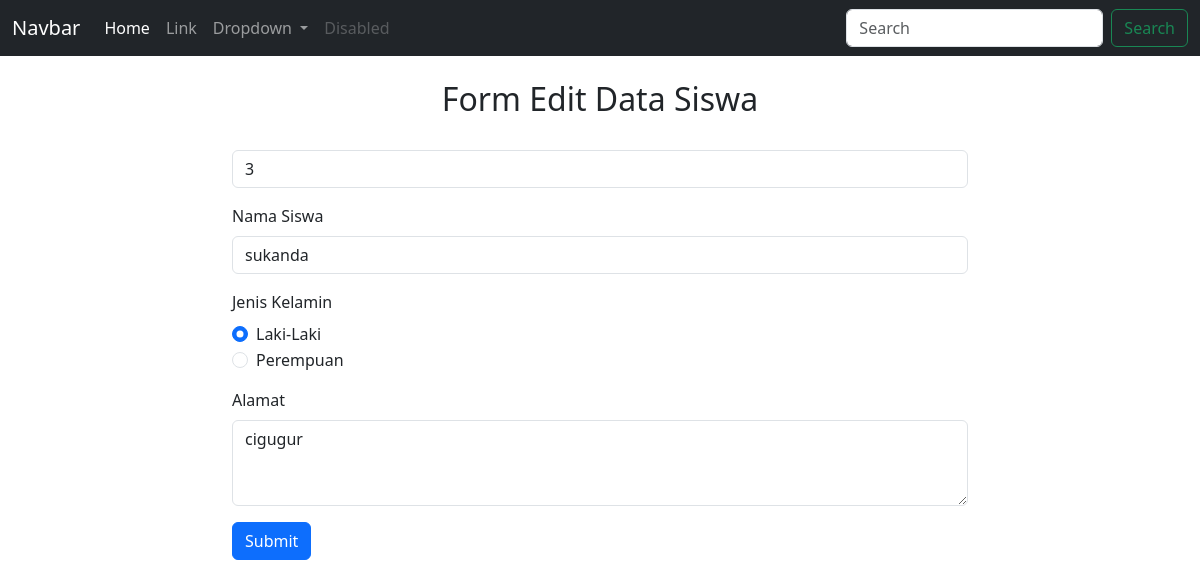
Screenshot of /views/form_edit.php?id_siswa=3&aksi=edit with the database file from the repository.
### tables this page shows
CREATE TABLE `siswa` (
  `id_siswa` int(11) NOT NULL,
  `nama_siswa` varchar(250) NOT NULL,
  `jk_siswa` varchar(10) NOT NULL,
  `alamat_siswa` varchar(250) NOT NULL
);

### controllers/c_koneksi.php (called while the page is built, shortened)
<?php
class database
{
	private $host = "localhost";
	private $uname = "root";
	private $pass = "";
	private $db = "coba_oop";
	function __construct()
	{
		$this->koneksi = mysqli_connect($this->host, $this->uname, $this->pass);
		mysqli_select_db($this->koneksi, $this->db);
		if ($this->koneksi) {
			return $this->koneksi;
		} else {
			echo "Koneksi database mysql dan php GAGAL !";
		}
	}
}

### models/m_siswa.php (called while the page is built, shortened)
<?php
include_once '../controllers/c_koneksi.php';
class siswa
{
	function tampil_data_id($id)
	{
		$conn = new database();
		$query = mysqli_query($conn->koneksi, "SELECT * FROM siswa WHERE id_siswa = $id");
		while ($row = mysqli_fetch_object($query)) {
			$hasil[] = $row;
		}
		return $hasil;
	}
}

### views/form_edit.php (the view, shortened to what this page needs)
<?php
include_once '../models/m_siswa.php';
$siswa = new siswa();
?>
<!DOCTYPE html>
<html lang="en">
<head>
    <link href="https://cdn.jsdelivr.net/npm/bootstrap@5.3.3/dist/css/bootstrap.min.css" rel="stylesheet">
</head>
<body>
    <nav class="navbar navbar-expand-lg navbar-dark bg-dark">
        <div class="container-fluid">
            <a class="navbar-brand" href="#">Navbar</a>
            <div class="collapse navbar-collapse" id="navbarSupportedContent">
                <ul class="navbar-nav me-auto mb-2 mb-lg-0">
                    <li class="nav-item">
                        <a class="nav-link active" aria-current="page" href="tampil_data.php">Home</a>
                    </li>
                    <li class="nav-item">
                        <a class="nav-link" href="#">Link</a>
                    </li>
                    <li class="nav-item dropdown">
                        <a class="nav-link dropdown-toggle" href="#" role="button" data-bs-toggle="dropdown" aria-expanded="false">
                            Dropdown
                        </a>
                    </li>
                    <li class="nav-item">
                        <a class="nav-link disabled" aria-disabled="true">Disabled</a>
                    </li>
                </ul>
                <form class="d-flex" role="search">
                    <input class="form-control me-2" type="search" placeholder="Search" aria-label="Search">
                    <button class="btn btn-outline-success" type="submit">Search</button>
                </form>
            </div>
        </div>
    </nav>
    <div class="container">
        <div class="row align-items-start">
            <div class="col-8">
                <br>
                <h2 class="text-center">Form Edit Data Siswa</h2>
                <br>
                <form action="../controllers/c_siswa.php?aksi=update" method="post" enctype="multipart/form-data">
                    <?php foreach ($siswa->tampil_data_id($_GET['id_siswa']) as $siswa) :  ?>
                        <div class="mb-3">
                            <input type="text" class="form-control" id="exampleFormControlInput1" name="id_siswa" value="<?= $siswa->id_siswa ?>">
                        </div>
                        <div class="mb-3">
                            <label for="" class="form-label">Nama Siswa</label>
                            <input type="text" class="form-control" id="exampleFormControlInput1" placeholder="Nama Siswa" name="nama_siswa" value="<?= $siswa->nama_siswa ?>">
                        </div>
                        <div class="mb-3">
                            <label for="" class="form-label">Jenis Kelamin</label>
                            <div class="form-check">
                                <input class="form-check-input" type="radio" name="jk_siswa" id="flexRadioDefault1" value="laki-laki" <?= ($siswa->jk_siswa == 'laki-laki') ? 'checked' : '' ?>>
                                <label class="form-check-label" for="flexRadioDefault1">
                                    Laki-Laki
                                </label>
                            </div>
                            <div class="form-check">
                                <input class="form-check-input" type="radio" name="jk_siswa" id="flexRadioDefault2" value="perempuan" <?= ($siswa->jk_siswa == 'perempuan') ? 'checked' : '' ?>>
                                <label class="form-check-label" for="flexRadioDefault2">
                                    Perempuan
                                </label>
                            </div>
                        </div>
                        <div class="mb-3">
                            <label for="exampleFormControlTextarea1" class="form-label">Alamat</label>
                            <textarea class="form-control" id="exampleFormControlTextarea1" rows="3" name="alamat_siswa"><?= $siswa->alamat_siswa ?></textarea>
                        </div>
                    <?php endforeach ?>
                    <div class="col-12">
                        <button class="btn btn-primary" name="update" type="submit">Submit</button>
                    </div>
                </form>
            </div>
        </div>
    </div>
</body>
</html>

### rows the page displays
siswa: id_siswa "3", nama_siswa "sukanda", jk_siswa "☑ Laki-Laki", jk_siswa "☐ Perempuan", alamat_siswa "cigugur"
